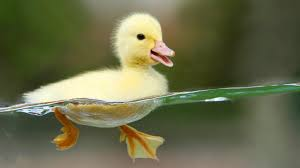
#> input picture img_2.png, 300 x 168 px
$ python myCV01.py
#> lines starting #> are read from the running program, lines starting #| are printed output that depends on the picture
import cv2


img =cv2.imread("img_2.png")
#> img is the input picture: shape (168, 300, 3); mean B, G, R 74.5, 107.8, 105.7
#img =cv2.imread("img_2.png",cv2.IMREAD_COLOR) # change colour during loading
resize=cv2.resize(img,None,fx=0.5,fy=0.5) #scale change one of the type of resizer
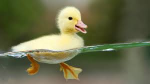
#> resize: shape (84, 150, 3); mean B, G, R 74.7, 107.9, 105.9
#resize=cv2.resize(img,(300,200)) #format for width and height
#gray=cv2.cvtColor(resize,cv2.COLOR_BGR2GRAY)
gray= cv2.cvtColor(img, cv2.COLOR_BGR2HSV)   # BGR → HSV
#> gray: shape (168, 300, 3); mean H, S, V 34, 95.2, 111.7
#cvt2 = cv2.cvtColor(resize, cv2.COLOR_BGR2LAB)   # BGR → HSV
cv2.rectangle(gray,(10,10),(150,150),(0,255,0),3) #cv2.rectangle(image, start_point, end_point, color, thickness)
#> gray: shape (168, 300, 3); mean H, S, V 32.2, 104, 105.1
cv2.circle(gray,(70,70),(50),(255,0,0),5)
#> gray: shape (168, 300, 3); mean H, S, V 41.8, 99, 99.6
cv2.line(gray,(0,0),(100,100),(0,0,255),5)
#> gray: shape (168, 300, 3); mean H, S, V 41, 96.7, 102.2
cv2.putText(gray,"its me RAKHI",(100,100),cv2.FONT_ITALIC,1,(0,255,0),1)
#> gray: shape (168, 300, 3); mean H, S, V 40.5, 98.1, 101.1

cv2.imshow("myfirstimage",gray)
cv2.waitKey(0)
cv2.destroyAllWindows()

$ run again, with img_1.png copied over img_2.png
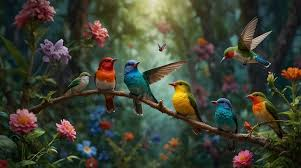
#> input picture img_1.png, 301 x 168 px
#> img is the input picture: shape (168, 301, 3); mean B, G, R 51.8, 66.2, 61.7
#> `resize=cv2.resize(img,None,fx=0.5,fy=0.5)`:
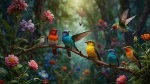
#> resize: shape (84, 150, 3); mean B, G, R 52, 66.4, 61.9

$ run again, with img.png copied over img_2.png
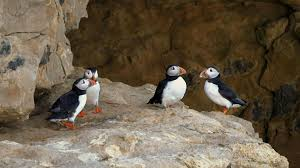
#> input picture img.png, 300 x 168 px
#> img is the input picture: shape (168, 300, 3); mean B, G, R 75, 93.9, 107
#> `resize=cv2.resize(img,None,fx=0.5,fy=0.5)`:
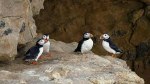
#> resize: shape (84, 150, 3); mean B, G, R 75.1, 94, 107.1
